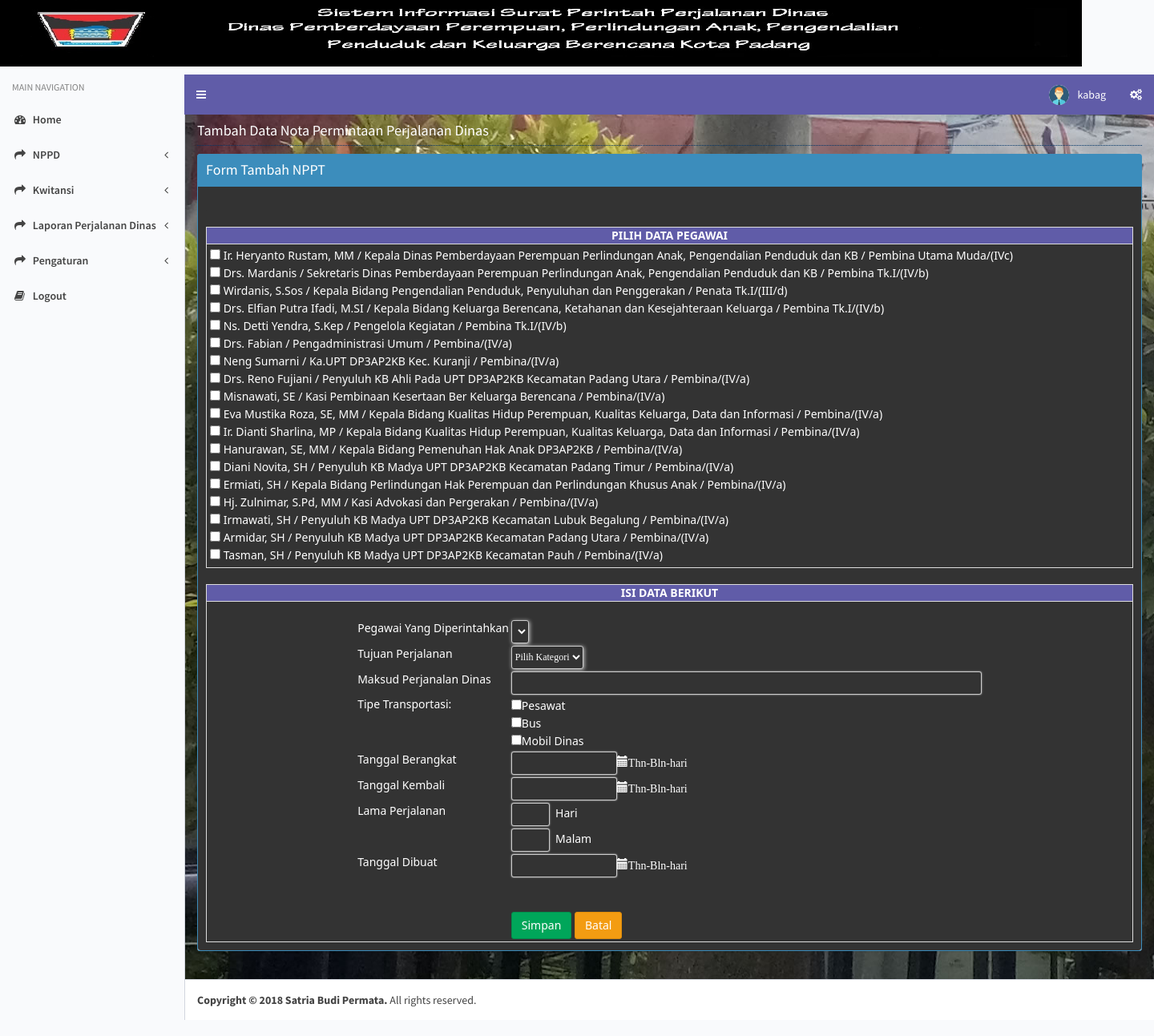
/media.php?module=tambahnppt (signed in), run on the app's committed database.
### tables this page shows
CREATE TABLE IF NOT EXISTS `pegawai` (
  `id_pegawai` int(5) NOT NULL AUTO_INCREMENT,
  `nip` varchar(50) NOT NULL,
  `nama` varchar(50) NOT NULL,
  `id_pangkat` int(5) NOT NULL,
  `id_jabatan` int(5) NOT NULL,
  `unitkerja` varchar(500) NOT NULL,
  `username` varchar(50) NOT NULL,
  `password` varchar(50) NOT NULL,
  `foto` text NOT NULL,
  PRIMARY KEY (`id_pegawai`)
);

CREATE TABLE IF NOT EXISTS `jabatan` (
  `id_jabatan` int(5) NOT NULL AUTO_INCREMENT,
  `jabatan` varchar(200) NOT NULL,
  PRIMARY KEY (`id_jabatan`)
);

CREATE TABLE IF NOT EXISTS `pangkat` (
  `id_pangkat` int(5) NOT NULL AUTO_INCREMENT,
  `pangkat` varchar(200) NOT NULL,
  PRIMARY KEY (`id_pangkat`)
);

CREATE TABLE IF NOT EXISTS `transportasi` (
  `id_transportasi` int(5) NOT NULL AUTO_INCREMENT,
  `transportasi` varchar(50) NOT NULL,
  PRIMARY KEY (`id_transportasi`)
);

### modul/mod_nppt/tambahnppt.php (the view, shortened to what this page needs)
<?php
$aksi="modul/mod_nppt/aksi_nppt.php";
    echo "
	<h2>Tambah Data Nota Permintaan Perjalanan Dinas</h2>
       <div class='box box-solid box-primary'>
        <div class='box-header'>
          <h3 class='box-title'>Form Tambah NPPT</h3>
        </div>
        <div class='box-body' style=\"background-color: #333333\">
		<div align='center'>          <form method=POST action='$aksi?module=nppt&act=input' onsubmit='return checkForm(this);'>
		  <table width=100%>
		  <tr align='center'><th><b>PILIH DATA PEGAWAI</b></th></tr>
		  <tr style=\"background-color: #333333\"><td valign='top' style='padding-left:4px' >
		  <div style='overflow:auto;height:400px;' >";
		  $sql=mysql_query("SELECT * FROM pegawai,pangkat,jabatan WHERE pegawai.id_jabatan=jabatan.id_jabatan AND pegawai.id_pangkat=pangkat.id_pangkat");
		  while($r=mysql_fetch_array($sql)) {
		  echo "<input type='checkbox' name='id_pegawai[]' value='$r[id_pegawai]' onclick='isiPegawai()' > <span name='nm_pegawai'>$r[nama] / $r[jabatan] / $r[pangkat]</span><br/>";
		  }
	echo  "</div></td>
		  <div class='box-body' style=\"background-color: #333333\">
		<div align='center'>          <form method=POST action='$aksi?module=nppt&act=input' onsubmit='return checkForm(this);'>
		  <table width=100%>
		  <tr align='center'><th><b>ISI DATA BERIKUT</b></th></tr>
		  <td style=\"background-color: #333333\">
      <div align=\"center\" >
        <table class='table2' >
		  <tr style=\"background-color: #333333\">
			<td>Pegawai Yang Diperintahkan</td>
			<td>
				<select name='id_pemimpin' style=\"background-color: #333333\"></select>
			</td>
		  </tr>
		  <tr style=\"background-color: #333333\"><td >Tujuan Perjalanan</td><td><select name='tujuan' style=\"background-color: #333333\">
			  <option value=0 selected>Pilih Kategori</option>";
			   $tampil=mysql_query("SELECT * FROM tujuan");
			   while($r=mysql_fetch_array($tampil)){
			   echo "<option value=$r[id_tujuan]> $r[tujuan]</option></p>"; }
   echo "</select></td></tr>
          <tr style=\"background-color: #333333\"><td>Maksud Perjanalan Dinas</td><td><input type=text name='maksud' size=80 required style=\"background-color: #333333\"/></td></tr>
		  <tr style=\"background-color: #333333\"><td>Tipe Transportasi:</td><td valign='top' >";
		  $sql=mysql_query("SELECT * FROM transportasi");
		  while($r=mysql_fetch_array($sql)) {
		  echo "<input type='checkbox' name='id_transportasi[]' value='$r[id_transportasi]' class='flat-red'>$r[transportasi]<br/>";
		  }
	echo  "</td></tr>
          <tr style=\"background-color: #333333\"><td>Tanggal Berangkat</td><td><input type='text' name='tgl_pergi' id='tanggal' size=15 required style=\"background-color: #333333\" /><span class='glyphicon glyphicon-calendar'>Thn-Bln-hari</td></tr>
          <tr style=\"background-color: #333333\"><td>Tanggal Kembali</td><td><input type='text' name='tgl_kembali' id='tgl_kembali' size=15 required style=\"background-color: #333333\"><span class='glyphicon glyphicon-calendar'>Thn-Bln-hari</td></tr>
         <tr style=\"background-color: #333333\"><td>Lama Perjalanan</td><td><input type=text name='lama' size=3 id='lama' required style=\"background-color: #333333\"/>&nbsp; Hari</td></tr>
         <tr style=\"background-color: #333333\"><td></td><td><input type=text name='malam' size=3 id='malam' required style=\"background-color: #333333\"/>&nbsp; Malam</td></tr>
		  <tr style=\"background-color: #333333\"><td>Tanggal Dibuat</td><td><input type='text' name='tgl_dibuat' id='tgl_dibuat' size=15 required style=\"background-color: #333333\"><span class='glyphicon glyphicon-calendar'>Thn-Bln-hari</td></tr>
		  <tr style=\"background-color: #333333\"><td></td><td></br></br><input type=submit name=submit value=Simpan class='btn btn-success'>
                            <input type=button value=Batal onclick=self.history.back() class='btn btn-warning'></td></tr>
          </table></div>
		  </tr>
		  </table></form></div></div></div>";
?>

### css/style_properti.css (style rules this page uses)
.table2 { font-family: "Segoe UI", Frutiger,Tahoma,Helvetica,"Helvetica Neue", Arial, sans-serif; font-size: 1.0em; border:none; margin: 20px 0px 0px 0px; background-color:#fff; }
.table2 td { padding: 0.1em; vertical-align: top; border:none; }
select { height: 29px; border-radius: 3px; border: 1px solid #CCC; font-weight: 200; font-size: 12px; font-family: Verdana; box-shadow: 1px 1px 5px #CCC; }
input[type='text'], input[type='password'], input[type='email'], input[type='file'] { border: 1px solid #CCC; padding: 5px; font-weight: 200; font-size: 12px; font-family: Verdana; -moz-border-radius: 3px; -webkit-border-radius: 3px; border-radius: 3px; -moz-box-shadow: 0 0 2px #DDDDDD; -webkit-box-shadow: 0 0 2px #DDDDDD; box-shadow: 0 0 2px #DDDDDD; }
table { font-family: "Segoe UI", Frutiger,Tahoma,Helvetica,"Helvetica Neue", Arial, sans-serif; font-size: 1.0em; border-width: 1px; border-style: solid; border-color: #dddddd; border-collapse: collapse; margin: 20px 0px 0px 0px; background:#FFF; }
th { font-size: 1.0em; text-align: center; border: 1px solid #dddddd; text-transform: capitalize; text-align: center; background-color:#605CA8; color:#FFF; }
td { padding: 0.1em; vertical-align: top; border-width: 1px; border-style: solid; border-color: #dddddd; border-collapse: collapse; }
h2 { font-size: 1.3em; line-height: 200%; border-bottom: 1px dotted #003366; }

### data on the page
pegawai: nama "Ir. Heryanto Rustam, MM", id_jabatan.jabatan "Kepala Dinas Pemberdayaan Perempuan Perlindungan Anak, Pengendalian Penduduk dan KB", id_pangkat.pangkat "Pembina Utama Muda/(IVc)"
pegawai: nama "Drs. Mardanis", id_jabatan.jabatan "Sekretaris Dinas Pemberdayaan Perempuan Perlindungan Anak, Pengendalian Penduduk dan KB", id_pangkat.pangkat "Pembina Tk.I/(IV/b)"
pegawai: nama "Wirdanis, S.Sos", id_jabatan.jabatan "Kepala Bidang Pengendalian Penduduk, Penyuluhan dan Penggerakan", id_pangkat.pangkat "Penata Tk.I/(III/d)"
pegawai: nama "Drs. Elfian Putra Ifadi, M.SI", id_jabatan.jabatan "Kepala Bidang Keluarga Berencana, Ketahanan dan Kesejahteraan Keluarga", id_pangkat.pangkat "Pembina Tk.I/(IV/b)"
pegawai: nama "Ns. Detti Yendra, S.Kep", id_jabatan.jabatan "Pengelola Kegiatan", id_pangkat.pangkat "Pembina Tk.I/(IV/b)"
pegawai: nama "Drs. Fabian", id_jabatan.jabatan "Pengadministrasi Umum", id_pangkat.pangkat "Pembina/(IV/a)"
pegawai: nama "Neng Sumarni", id_jabatan.jabatan "Ka.UPT DP3AP2KB Kec. Kuranji", id_pangkat.pangkat "Pembina/(IV/a)"
pegawai: nama "Drs. Reno Fujiani", id_jabatan.jabatan "Penyuluh KB Ahli Pada UPT DP3AP2KB Kecamatan Padang Utara", id_pangkat.pangkat "Pembina/(IV/a)"
pegawai: nama "Misnawati, SE", id_jabatan.jabatan "Kasi Pembinaan Kesertaan Ber Keluarga Berencana", id_pangkat.pangkat "Pembina/(IV/a)"
pegawai: nama "Eva Mustika Roza, SE, MM", id_jabatan.jabatan "Kepala Bidang Kualitas Hidup Perempuan, Kualitas Keluarga, Data dan Informasi", id_pangkat.pangkat "Pembina/(IV/a)"
pegawai: nama "Ir. Dianti Sharlina, MP", id_jabatan.jabatan "Kepala Bidang Kualitas Hidup Perempuan, Kualitas Keluarga, Data dan Informasi", id_pangkat.pangkat "Pembina/(IV/a)"
pegawai: nama "Hanurawan, SE, MM", id_jabatan.jabatan "Kepala Bidang Pemenuhan Hak Anak DP3AP2KB", id_pangkat.pangkat "Pembina/(IV/a)"
pegawai: nama "Diani Novita, SH", id_jabatan.jabatan "Penyuluh KB Madya UPT DP3AP2KB Kecamatan Padang Timur", id_pangkat.pangkat "Pembina/(IV/a)"
pegawai: nama "Ermiati, SH", id_jabatan.jabatan "Kepala Bidang Perlindungan Hak Perempuan dan Perlindungan Khusus Anak", id_pangkat.pangkat "Pembina/(IV/a)"
pegawai: nama "Hj. Zulnimar, S.Pd, MM", id_jabatan.jabatan "Kasi Advokasi dan Pergerakan", id_pangkat.pangkat "Pembina/(IV/a)"
pegawai: nama "Irmawati, SH", id_jabatan.jabatan "Penyuluh KB Madya UPT DP3AP2KB Kecamatan Lubuk Begalung", id_pangkat.pangkat "Pembina/(IV/a)"
pegawai: nama "Armidar, SH", id_jabatan.jabatan "Penyuluh KB Madya UPT DP3AP2KB Kecamatan Padang Utara", id_pangkat.pangkat "Pembina/(IV/a)"
pegawai: nama "Tasman, SH", id_jabatan.jabatan "Penyuluh KB Madya UPT DP3AP2KB Kecamatan Pauh", id_pangkat.pangkat "Pembina/(IV/a)"
transportasi: transportasi "Pesawat"
transportasi: transportasi "Bus"
transportasi: transportasi "Mobil Dinas"

### other printed values
$_SESSION[namauser] "kabag"
